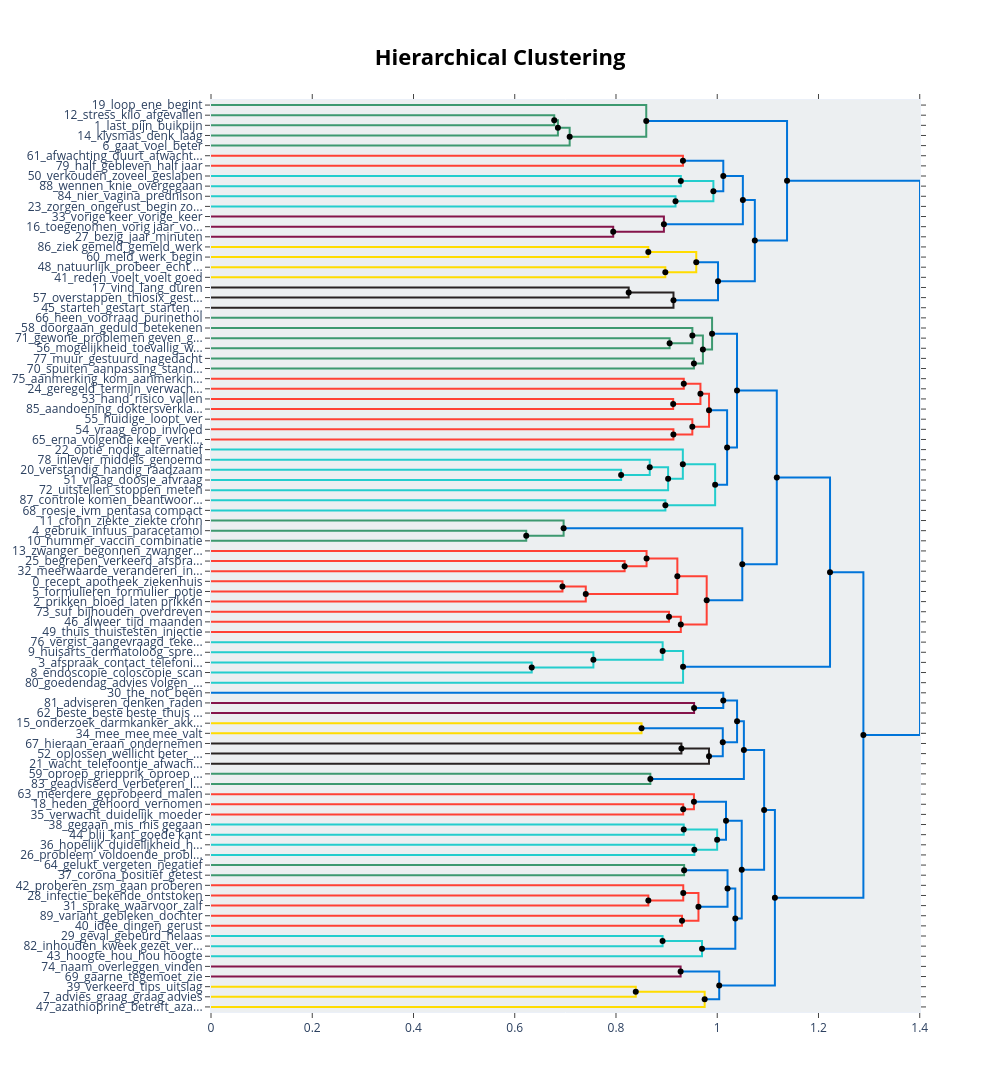

The notebook cell this image was saved under:
### Code cell
hierarchical_topics = topic_model.hierarchical_topics(sentences)
topic_model.visualize_hierarchy(hierarchical_topics=hierarchical_topics)
